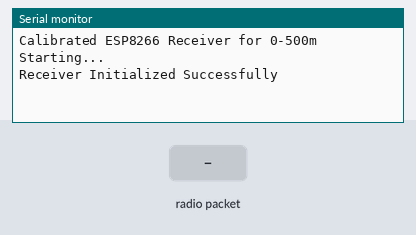
Simulated run of this sketch. Board: Arduino Uno, built with avr-gcc and run on an emulated ATmega328P. On the bench: the last lines printed to the serial monitor. The inputs (shaded band) are chosen by the test bench. No radio packets arrive unless stated.

Above: at 2.2 s.
2.3 s: radio packet "1" arrives
At 3.7 s:
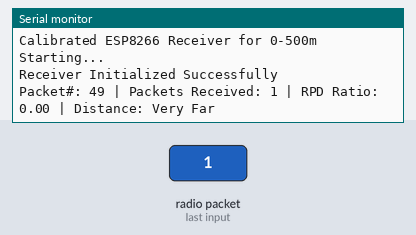
4.4 s: radio packet "0" arrives
At 5.7 s:
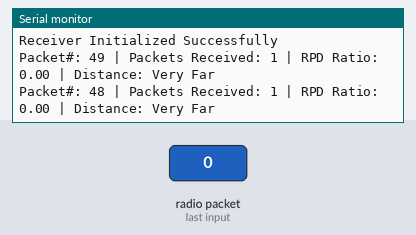
5.9 s: radio packet "2" arrives
At 7.3 s:
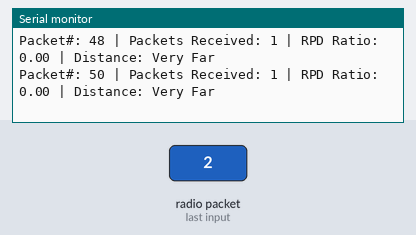

Measured:
- after the input at 2.3 s, the serial monitor: prints a new line after 0.70 s (image 1)
- after the input at 4.4 s, the serial monitor: prints a new line after 0.60 s (image 2)
- after the input at 5.9 s, the serial monitor: prints a new line after 0.10 s (image 3)

The sketch:

NRF24L01_reciver_code_imp.ino
```cpp
//install RF24 by TMRh20
#include <SPI.h>
#include <RF24.h>

#define CE_PIN 4    // D2 = GPIO4
#define CSN_PIN 15  // D8 = GPIO15

RF24 radio(CE_PIN, CSN_PIN);
const byte address[6] = "00001";

unsigned long lastReceivedTime = 0;
const int sampleCount = 10; // number of packets per measurement cycle

void setup() {
  Serial.begin(115200);
  delay(1000);
  Serial.println("Calibrated ESP8266 Receiver for 0-500m Starting...");

  if (!radio.begin()) {
    Serial.println("ERROR: nRF24L01 not detected!");
    while (1);
  }

  if (!radio.isChipConnected()) {
    Serial.println("ERROR: nRF24L01 connection failed!");
    while (1);
  }

  radio.setPALevel(RF24_PA_HIGH);     // maximum power
  radio.setDataRate(RF24_1MBPS);      // reliable for long range
  radio.setChannel(76);
  radio.openReadingPipe(0, address);
  radio.startListening();

  Serial.println("Receiver Initialized Successfully");
}

void loop() {
  int rpdCount = 0;
  struct Packet {
    unsigned long counter;
    unsigned long timestamp;
  } data;

  int packetsReceived = 0;

  // Sample multiple packets for calibration
  for (int i = 0; i < sampleCount; i++) {
    unsigned long start = millis();
    while (!radio.available() && millis() - start < 100) {
      // wait max 100ms for packet
    }

    if (radio.available()) {
      radio.read(&data, sizeof(data));
      packetsReceived++;
      lastReceivedTime = millis();

      if (radio.testRPD()) rpdCount++;
    }
  }

  if (packetsReceived > 0) {
    float rpdRatio = (float)rpdCount / packetsReceived;

    // Corrected thresholds for proper near-distance detection
    String distanceCategory = "Very Far";
    if (rpdRatio > 0.95) distanceCategory = "Near";
    else if (rpdRatio > 0.85) distanceCategory = "Very Close";
    else if (rpdRatio > 0.7) distanceCategory = "Close";
    else if (rpdRatio > 0.5) distanceCategory = "Medium";
    else if (rpdRatio > 0.3) distanceCategory = "Far";
    else if (rpdRatio > 0.1) distanceCategory = "Very Far";

    Serial.print("Packet#: "); Serial.print(data.counter);
    Serial.print(" | Packets Received: "); Serial.print(packetsReceived);
    Serial.print(" | RPD Ratio: "); Serial.print(rpdRatio, 2);
    Serial.print(" | Distance: "); Serial.println(distanceCategory);
  }

  // Diagnostic mode if no packets for 5s
  if (millis() - lastReceivedTime > 5000) {
    Serial.println("** No communication detected **");
    lastReceivedTime = millis();
  }
}
```
